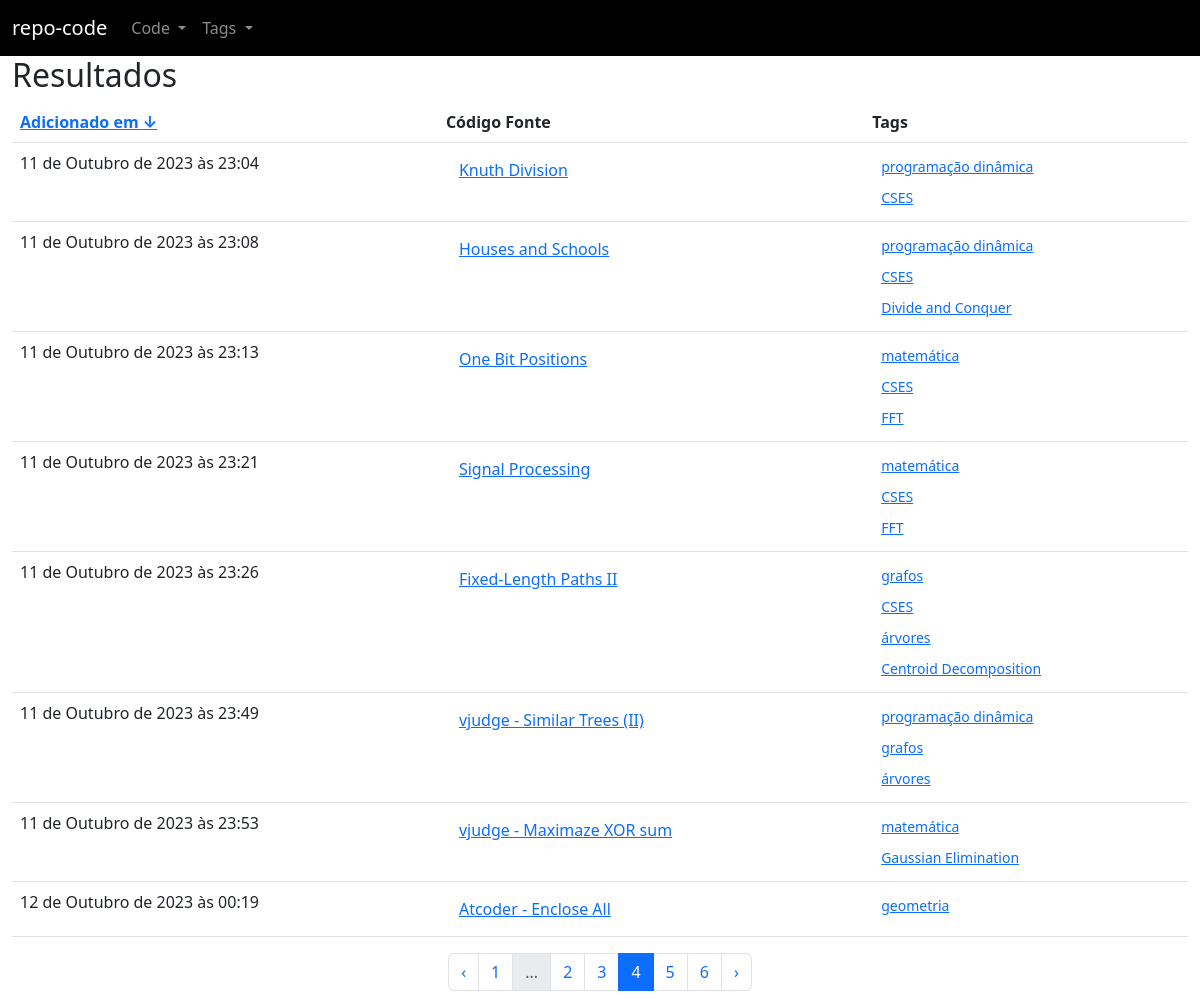
Page /repo/code/search/?title=&asc=1&page=4&language=-1&fromDate=0001-01-01&toDate=2023-11-14&logicTag=AND on the committed database.
### repo/models.py (models this page shows, shortened)
class Code(models.Model):
    LANGUAGE_CHOICES = (
        ("c++", "c++"),
        ("py", "python"),
        ("c", "c"),
        ("java", "java"),
        ("c#", "c#"),
        ("js", "javascript")
    )
    DICT_LANGUAGES_CHOICES = dict(LANGUAGE_CHOICES)
    title = models.CharField(max_length = 100)
    createdAt = models.DateTimeField(default = timezone.now)
    updatedAt = models.DateTimeField(default = timezone.now)
    description = models.TextField()
    source = models.TextField()
    tags = models.ManyToManyField(Tag)
    original = models.CharField(max_length = 100)
    language = models.CharField(max_length = 10, choices = LANGUAGE_CHOICES)
    def __str__(self):
        return self.title

class Tag(models.Model):
    name = models.CharField(max_length = 50)
    human_name = models.CharField(max_length = 50)
    description = models.TextField()

### repo/code_views.py (the view, shortened to what this page needs)
# urls.py: path('search/', code_views.search_by_keywords, name = 'repo_search_by_keys'),
@require_http_methods(['GET'])
def search_by_keywords(request):
    title = request.GET.get('title', '')
    tags = list(map(int, request.GET.getlist('tags')))
    page = int(request.GET.get('page', 1))
    asc = int(request.GET.get('asc', 1))
    language = request.GET.get('language', '-1')
    fromDate = request.GET.get('fromDate', '0001-01-01')
    toDate = request.GET.get('toDate', timezone.now().date().__str__())
    textKeywords = request.GET.get('filterText', '').split()
    logicTag = request.GET.get('logicTag', 'AND')
    MAX_ITEMS_PER_PAGE = 8
    low = (page - 1) * MAX_ITEMS_PER_PAGE
    high = page * MAX_ITEMS_PER_PAGE
    condition = Q(title__contains = title) & Q(createdAt__date__range = (fromDate, toDate))
    sources = Code.objects.all()
    if len(textKeywords):
        OR = Q(description__contains = textKeywords[0])
        for i in range(1, len(textKeywords)):
            OR = OR | Q(description__contains = textKeywords[i])
        condition = condition & OR
    if language != '-1': condition = condition & Q(language = language)
    sources = sources.filter(condition).distinct()
    sources = sources.order_by('createdAt') if asc == 1 else sources.order_by('-createdAt')
    total_results = sources.count()
    sources = sources[low : high]
    print(sources)
    URL_FLIP_CREATEDAT_PARAMS = {'page': page,
                                 'asc': asc ^ 1,
                                 'title': title,
                                 'language': language,
                                 'fromDate': fromDate,
                                 'toDate': toDate,
                                 'tags': tags,
                                 'logicTag': logicTag
                                }
    URL_FLIP_CREATEDAT = f"{reverse('repo_search_by_keys')}?{urlencode(URL_FLIP_CREATEDAT_PARAMS, True)}"
    URL_PREVIOUS_PARAMS = {
        'title': title,
        'asc': asc,
        'page': page - 1,
        'language': language,
        'fromDate': fromDate,
        'toDate': toDate,
        'tags': tags,
        'logicTag': logicTag
    }
    URL_PREVIOUS = f"{reverse('repo_search_by_keys')}?{urlencode(URL_PREVIOUS_PARAMS, True)}"
    URL_NEXT_PARAMS = {
        'title': title,
        'asc': asc,
        'page': page + 1,
        'language': language,
        'fromDate': fromDate,
        'toDate': toDate,
        'tags': tags,
        'logicTag': logicTag
    }
    URL_NEXT = f"{reverse('repo_search_by_keys')}?{urlencode(URL_NEXT_PARAMS, True)}"
    URL_PAGES = []
    URL_FIRST_PARAMS = {
        'title': title,
        'asc': asc,
        'page': 1,
        'language': language,
        'fromDate': fromDate,
        'toDate': toDate,
        'tags': tags,
        'logicTag': logicTag
    }
    URL_FIRST = f"{reverse('repo_search_by_keys')}?{urlencode(URL_FIRST_PARAMS, True)}"
    start_delta = max(1, page - 2) - page
    for delta in range(start_delta, start_delta + 5):
        p = page + delta
        if p > 0 and (p - 1) * MAX_ITEMS_PER_PAGE < total_results:
            URL_PARAMS = {'title': title,
                          'asc': asc,
                          'page': p,
                          'language': language,
                          'fromDate': fromDate,
                          'toDate': toDate,
                          'tags': tags,
                          'logicTag': logicTag
                          }
            URL = f"{reverse('repo_search_by_keys')}?{urlencode(URL_PARAMS, True)}"
            URL_PAGES.append((p, p == page , URL))
    return render(request, 'code/search_by_keys.html', {
        'sources': sources,
        'URL_FLIP_CREATEDAT': URL_FLIP_CREATEDAT,
        'URL_PAGES': URL_PAGES,
        'asc': asc,
        'total_results': total_results,
        'URL_PREVIOUS': URL_PREVIOUS if page > 1 else False,
        'URL_NEXT': URL_NEXT if page * MAX_ITEMS_PER_PAGE < total_results else False,
        'URL_FIRST': URL_FIRST if len(URL_PAGES) and URL_PAGES[0][0] > 1 else None
    })

### repo/templates/code/search_by_keys.html (shortened to what this page needs)
{% extends "base.html" %}
{% block 'main' %}
<div class = "container-fluid">
    <div class = "row">
        <h2>Resultados</h2>
    </div>
        <table class = "table">
        <thead>
            <tr>
                <th>
                    <a href = "{{ URL_FLIP_CREATEDAT }}">
                        Adicionado em
                        {% if asc %}
                            &#8595;
                        {% else %}
                            &#8593;
                        {% endif %}
                    </a>
                </th>
                <th>Código Fonte</th>
                <th>Tags</th>
            </tr>
        </thead>
        <tbody>
            {% for source in sources.all %}
                <tr>
                    <td>
                        {{ source.createdAt }}
                    </td>
                    <td>
                        <a href = "{% url 'repo_code_view' source.id %}" class = "btn btn-link"> {{ source.title }} </a>
                    </td>
                    <td>
                        {% for tag in source.tags.all %}
                            <a class = "btn btn-link btn-sm" href = "{% url 'repo_tag_view' tag.id %}">{{tag.human_name}}</a>
                            <br>
                        {% endfor %}
                    </td>
                </tr>
            {% endfor %}
        </tbody>
    </table>
    <nav>
        <ul class = "pagination justify-content-center">
            {% if URL_PREVIOUS %}
                <li class="page-item">
      		        <a class="page-link" href="{{URL_PREVIOUS}}">&lsaquo;</a>
   		        </li>
            {% else %}
                <li class="page-item disabled">
      			    <a class="page-link" href="#" tabindex="-1">&lsaquo;</a>
   			    </li>
            {% endif %}
            {% if URL_FIRST %}
                <li class="page-item">
                    <a class="page-link" href="{{URL_FIRST}}">1</a>
                </li>
                <li class="page-item disabled">
                    <a class="page-link" href="#" tabindex="-1">...</a>
                </li>
            {% endif %}
            {% for page, current, URL in URL_PAGES %}
                {% if current %}
                <li class = "page-item active">
				    <a href = "{{URL}}" class = "page-link"> {{page}} </a>
			    </li>
                {% else %}
                <div class = "page-item">
				    <a href = "{{URL}}" class = "page-link"> {{page}} </a>
			    </div>
                {% endif %}
            {% endfor %}
            {% if URL_NEXT %}
                <li class="page-item">
      		        <a class="page-link" href="{{URL_NEXT}}">&rsaquo;</a>
   		        </li>
            {% else %}
                <li class="page-item disabled">
      			    <a class="page-link" href="#" tabindex="-1">&rsaquo;</a>
   			    </li>
            {% endif %}
        </ul>
    </nav>
</div>
{% endblock %}

### rows in the picture
Code: createdAt "11 de Outubro de 2023 às 23:04", title "Knuth Division"
Tag: human_name "programação dinâmica"
Tag: human_name "CSES"
Code: createdAt "11 de Outubro de 2023 às 23:08", title "Houses and Schools"
Tag: human_name "Divide and Conquer"
Code: createdAt "11 de Outubro de 2023 às 23:13", title "One Bit Positions"
Tag: human_name "matemática"
Tag: human_name "FFT"
Code: createdAt "11 de Outubro de 2023 às 23:21", title "Signal Processing"
Code: createdAt "11 de Outubro de 2023 às 23:26", title "Fixed-Length Paths II"
Tag: human_name "grafos"
Tag: human_name "árvores"
Tag: human_name "Centroid Decomposition"
Code: createdAt "11 de Outubro de 2023 às 23:49", title "vjudge - Similar Trees (II)"
Code: createdAt "11 de Outubro de 2023 às 23:53", title "vjudge - Maximaze XOR sum"
Tag: human_name "Gaussian Elimination"
Code: createdAt "12 de Outubro de 2023 às 00:19", title "Atcoder - Enclose All"
Tag: human_name "geometria"

### other values in the picture
{{ page }} "2" "3" "5" "6"
{{ page }} "4"
